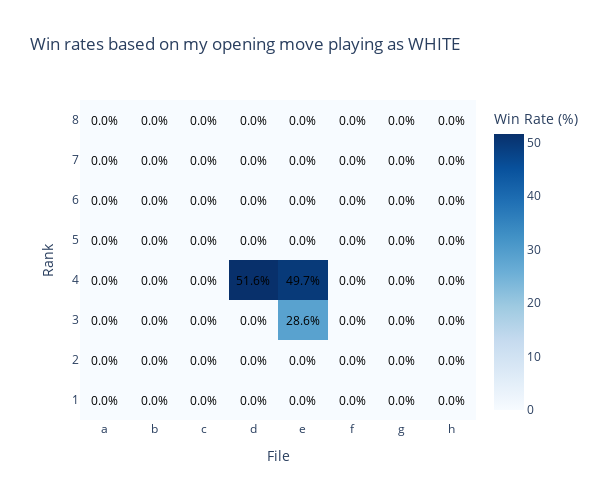

Notebook cell for this chart:
### Code cell
# Aggregate the results by first move
move_results_white_index = white.groupby(['my_move_1_index','Result']).size().unstack(fill_value=0)

# Calculate win rates
move_results_white_index['Total'] = move_results_white_index.sum(axis=1)
move_results_white_index['Win Rate'] = (move_results_white_index['Win'] / move_results_white_index['Total']) * 100

# Fill the heatmap data with win rates
for move, row in move_results_white_index.iterrows():
    row_idx = move // 8
    col_idx = move % 8
    white_heatmap_data_winrates[row_idx][col_idx] = row['Win Rate']

# Create the heatmap with percentage win rates
fig = go.Figure(data=go.Heatmap(
    z=white_heatmap_data_winrates,
    x=['a', 'b', 'c', 'd', 'e', 'f', 'g', 'h'],
    y=['8', '7', '6', '5', '4', '3', '2', '1'],  # Correct order for y-axis
    colorscale='Blues',
    colorbar=dict(title='Win Rate (%)')
))

# Add annotations for the percentage win rates
for i in range(len(white_heatmap_data_winrates)):
    for j in range(len(white_heatmap_data_winrates[i])):
        fig.add_annotation(
            x=j, y=i,
            text=f"{white_heatmap_data_winrates[i][j]:.1f}%",
            showarrow=False,
            font=dict(color='black', size=12)
        )

# Update layout to correctly order the y-axis
fig.update_layout(
    title='Win rates based on my opening move playing as WHITE',
    xaxis=dict(title='File'),
    yaxis=dict(title='Rank', autorange='reversed'),
    xaxis_tickmode='array',
    yaxis_tickmode='array',
    xaxis_tickvals=list(range(8)),
    yaxis_tickvals=list(range(8)),
    xaxis_ticktext=['a', 'b', 'c', 'd', 'e', 'f', 'g', 'h'],
    yaxis_ticktext=['8', '1', '2', '3', '4', '5', '6', '7'],  # Correct order for y-axis
    width=600,
    height=500,
    autosize=False
)

# Show plot
fig.show()

### Figure 1 — Plotly figure (JSON) as saved in the notebook; plotly's stock layout.template omitted (floating-point values rounded to 4 significant figures)
{"data": [{"colorbar": {"title": {"text": "Win Rate (%)"}}, "colorscale": [[0, "rgb(247,251,255)"], [0.125, "rgb(222,235,247)"], [0.25, "rgb(198,219,239)"], [0.375, "rgb(158,202,225)"], [0.5, "rgb(107,174,214)"], [0.625, "rgb(66,146,198)"], [0.75, "rgb(33,113,181)"], [0.875, "rgb(8,81,156)"], [1, "rgb(8,48,107)"]], "type": "heatmap", "x": ["a", "b", "c", "d", "e", "f", "g", "h"], "y": ["8", "7", "6", "5", "4", "3", "2", "1"], "z": [[0, 0, 0, 0, 0, 0, 0, 0], [0, 0, 0, 0, 0, 0, 0, 0], [0, 0, 0, 0, 0, 0, 0, 0], [0, 0, 0, 0, 0, 0, 0, 0], [0, 0, 0, 51.62, 49.75, 0, 0, 0], [0, 0, 0, 0, 28.57, 0, 0, 0], [0, 0, 0, 0, 0, 0, 0, 0], [0, 0, 0, 0, 0, 0, 0, 0]]}], "layout": {"annotations": [{"font": {"color": "black", "size": 12}, "showarrow": false, "text": "0.0%", "x": 0, "y": 0}, {"font": {"color": "black", "size": 12}, "showarrow": false, "text": "0.0%", "x": 1, "y": 0}, {"font": {"color": "black", "size": 12}, "showarrow": false, "text": "0.0%", "x": 2, "y": 0}, {"font": {"color": "black", "size": 12}, "showarrow": false, "text": "0.0%", "x": 3, "y": 0}, {"font": {"color": "black", "size": 12}, "showarrow": false, "text": "0.0%", "x": 4, "y": 0}, {"font": {"color": "black", "size": 12}, "showarrow": false, "text": "0.0%", "x": 5, "y": 0}, {"font": {"color": "black", "size": 12}, "showarrow": false, "text": "0.0%", "x": 6, "y": 0}, {"font": {"color": "black", "size": 12}, "showarrow": false, "text": "0.0%", "x": 7, "y": 0}, {"font": {"color": "black", "size": 12}, "showarrow": false, "text": "0.0%", "x": 0, "y": 1}, {"font": {"color": "black", "size": 12}, "showarrow": false, "text": "0.0%", "x": 1, "y": 1}, {"font": {"color": "black", "size": 12}, "showarrow": false, "text": "0.0%", "x": 2, "y": 1}, {"font": {"color": "black", "size": 12}, "showarrow": false, "text": "0.0%", "x": 3, "y": 1}, {"font": {"color": "black", "size": 12}, "showarrow": false, "text": "0.0%", "x": 4, "y": 1}, {"font": {"color": "black", "size": 12}, "showarrow": false, "text": "0.0%", "x": 5, "y": 1}, {"font": {"color": "black", "size": 12}, "showarrow": false, "text": "0.0%", "x": 6, "y": 1}, {"font": {"color": "black", "size": 12}, "showarrow": false, "text": "0.0%", "x": 7, "y": 1}, {"font": {"color": "black", "size": 12}, "showarrow": false, "text": "0.0%", "x": 0, "y": 2}, {"font": {"color": "black", "size": 12}, "showarrow": false, "text": "0.0%", "x": 1, "y": 2}, {"font": {"color": "black", "size": 12}, "showarrow": false, "text": "0.0%", "x": 2, "y": 2}, {"font": {"color": "black", "size": 12}, "showarrow": false, "text": "0.0%", "x": 3, "y": 2}, {"font": {"color": "black", "size": 12}, "showarrow": false, "text": "0.0%", "x": 4, "y": 2}, {"font": {"color": "black", "size": 12}, "showarrow": false, "text": "0.0%", "x": 5, "y": 2}, {"font": {"color": "black", "size": 12}, "showarrow": false, "text": "0.0%", "x": 6, "y": 2}, {"font": {"color": "black", "size": 12}, "showarrow": false, "text": "0.0%", "x": 7, "y": 2}, {"font": {"color": "black", "size": 12}, "showarrow": false, "text": "0.0%", "x": 0, "y": 3}, {"font": {"color": "black", "size": 12}, "showarrow": false, "text": "0.0%", "x": 1, "y": 3}, {"font": {"color": "black", "size": 12}, "showarrow": false, "text": "0.0%", "x": 2, "y": 3}, {"font": {"color": "black", "size": 12}, "showarrow": false, "text": "0.0%", "x": 3, "y": 3}, {"font": {"color": "black", "size": 12}, "showarrow": false, "text": "0.0%", "x": 4, "y": 3}, {"font": {"color": "black", "size": 12}, "showarrow": false, "text": "0.0%", "x": 5, "y": 3}, {"font": {"color": "black", "size": 12}, "showarrow": false, "text": "0.0%", "x": 6, "y": 3}, {"font": {"color": "black", "size": 12}, "showarrow": false, "text": "0.0%", "x": 7, "y": 3}, {"font": {"color": "black", "size": 12}, "showarrow": false, "text": "0.0%", "x": 0, "y": 4}, {"font": {"color": "black", "size": 12}, "showarrow": false, "text": "0.0%", "x": 1, "y": 4}, {"font": {"color": "black", "size": 12}, "showarrow": false, "text": "0.0%", "x": 2, "y": 4}, {"font": {"color": "black", "size": 12}, "showarrow": false, "text": "51.6%", "x": 3, "y": 4}, {"font": {"color": "black", "size": 12}, "showarrow": false, "text": "49.7%", "x": 4, "y": 4}, {"font": {"color": "black", "size": 12}, "showarrow": false, "text": "0.0%", "x": 5, "y": 4}, {"font": {"color": "black", "size": 12}, "showarrow": false, "text": "0.0%", "x": 6, "y": 4}, {"font": {"color": "black", "size": 12}, "showarrow": false, "text": "0.0%", "x": 7, "y": 4}, {"font": {"color": "black", "size": 12}, "showarrow": false, "text": "0.0%", "x": 0, "y": 5}, {"font": {"color": "black", "size": 12}, "showarrow": false, "text": "0.0%", "x": 1, "y": 5}, {"font": {"color": "black", "size": 12}, "showarrow": false, "text": "0.0%", "x": 2, "y": 5}, {"font": {"color": "black", "size": 12}, "showarrow": false, "text": "0.0%", "x": 3, "y": 5}, {"font": {"color": "black", "size": 12}, "showarrow": false, "text": "28.6%", "x": 4, "y": 5}, {"font": {"color": "black", "size": 12}, "showarrow": false, "text": "0.0%", "x": 5, "y": 5}, {"font": {"color": "black", "size": 12}, "showarrow": false, "text": "0.0%", "x": 6, "y": 5}, {"font": {"color": "black", "size": 12}, "showarrow": false, "text": "0.0%", "x": 7, "y": 5}, {"font": {"color": "black", "size": 12}, "showarrow": false, "text": "0.0%", "x": 0, "y": 6}, {"font": {"color": "black", "size": 12}, "showarrow": false, "text": "0.0%", "x": 1, "y": 6}, {"font": {"color": "black", "size": 12}, "showarrow": false, "text": "0.0%", "x": 2, "y": 6}, {"font": {"color": "black", "size": 12}, "showarrow": false, "text": "0.0%", "x": 3, "y": 6}, {"font": {"color": "black", "size": 12}, "showarrow": false, "text": "0.0%", "x": 4, "y": 6}, {"font": {"color": "black", "size": 12}, "showarrow": false, "text": "0.0%", "x": 5, "y": 6}, {"font": {"color": "black", "size": 12}, "showarrow": false, "text": "0.0%", "x": 6, "y": 6}, {"font": {"color": "black", "size": 12}, "showarrow": false, "text": "0.0%", "x": 7, "y": 6}, {"font": {"color": "black", "size": 12}, "showarrow": false, "text": "0.0%", "x": 0, "y": 7}, {"font": {"color": "black", "size": 12}, "showarrow": false, "text": "0.0%", "x": 1, "y": 7}, {"font": {"color": "black", "size": 12}, "showarrow": false, "text": "0.0%", "x": 2, "y": 7}, {"font": {"color": "black", "size": 12}, "showarrow": false, "text": "0.0%", "x": 3, "y": 7}, {"font": {"color": "black", "size": 12}, "showarrow": false, "text": "0.0%", "x": 4, "y": 7}, {"font": {"color": "black", "size": 12}, "showarrow": false, "text": "0.0%", "x": 5, "y": 7}, {"font": {"color": "black", "size": 12}, "showarrow": false, "text": "0.0%", "x": 6, "y": 7}, {"font": {"color": "black", "size": 12}, "showarrow": false, "text": "0.0%", "x": 7, "y": 7}], "autosize": false, "height": 500, "title": {"text": "Win rates based on my opening move playing as WHITE"}, "width": 600, "xaxis": {"tickmode": "array", "ticktext": ["a", "b", "c", "d", "e", "f", "g", "h"], "tickvals": [0, 1, 2, 3, 4, 5, 6, 7], "title": {"text": "File"}}, "yaxis": {"autorange": "reversed", "tickmode": "array", "ticktext": ["8", "1", "2", "3", "4", "5", "6", "7"], "tickvals": [0, 1, 2, 3, 4, 5, 6, 7], "title": {"text": "Rank"}}}}
